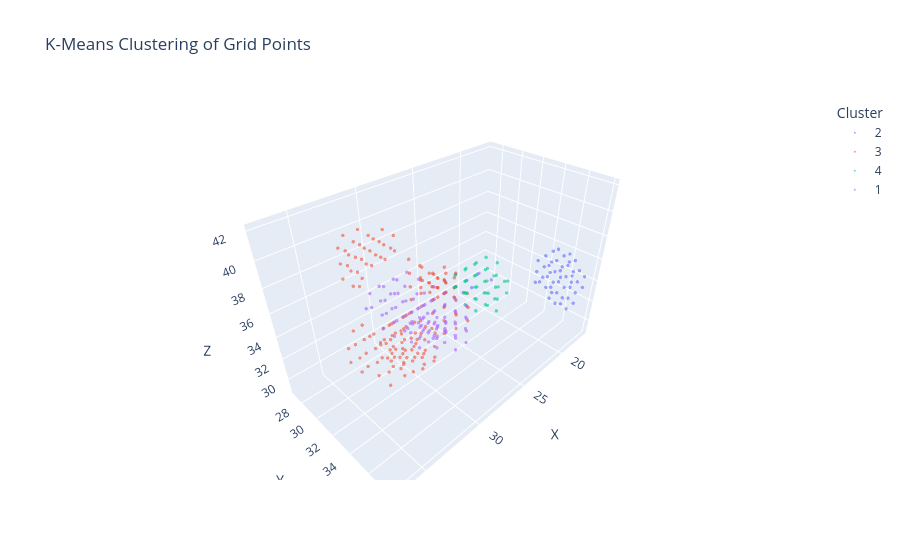

Write notebook code for a chart like this one.
### Code cell
# Control which clusters to plot (exclude cluster 0 by default)
clusters_to_plot = [
    1,
    2,
    3,
    4,
    5,
]  # Modify this list to control which clusters are displayed

# Get cluster labels (3D grid shape)
labels = km_clusters["RESP"]

# Generate grid coordinates based on the shape of the cluster data
shape = labels.shape
x_coords, y_coords, z_coords = np.meshgrid(
    np.arange(shape[0]), np.arange(shape[1]), np.arange(shape[2]), indexing="ij"
)

# Flatten all arrays for plotting
x_flat = x_coords.flatten()
y_flat = y_coords.flatten()
z_flat = z_coords.flatten()
labels_flat = labels.flatten()

# Filter to only include selected clusters
mask = np.isin(labels_flat, clusters_to_plot)
x_filtered = x_flat[mask]
y_filtered = y_flat[mask]
z_filtered = z_flat[mask]
labels_filtered = labels_flat[mask]

# Create a plotly 3D scatter plot with discrete colors for clusters
fig = px.scatter_3d(
    x=x_filtered,
    y=y_filtered,
    z=z_filtered,
    color=labels_filtered.astype(str),  # Convert to string for discrete colors
    title="K-Means Clustering of Grid Points",
    labels={"x": "X", "y": "Y", "z": "Z", "color": "Cluster"},
    opacity=0.6,
)
fig.update_traces(marker=dict(size=2))
fig.update_layout(legend_title_text="Cluster")
fig.show()

### Figure 1 — Plotly figure (JSON) as saved in the notebook; plotly's stock layout.template omitted (floating-point values rounded to 4 significant figures; data arrays with more than 128 entries replaced by an {"elided": "..."} marker saying what was removed)
{"data": [{"hovertemplate": "Cluster=2<br>X=%{x}<br>Y=%{y}<br>Z=%{z}<extra></extra>", "legendgroup": "2", "marker": {"color": "#636efa", "opacity": 0.6, "size": 2, "symbol": "circle"}, "mode": "markers", "name": "2", "scene": "scene", "showlegend": true, "type": "scatter3d", "x": [17, 18, 18, 18, 18, 18, 18, 18, 18, 18, 18, 18, 19, 19, 19, 19, 19, 19, 19, 19, 19, 19, 19, 19, 19, 19, 19, 19, 19, 20, 20, 20, 20, 20, 20, 20, 20, 20, 20, 20, 20, 20, 20, 21, 21, 21, 21, 23, 24, 28, 28, 28], "y": [36, 35, 35, 35, 36, 36, 36, 37, 37, 37, 38, 38, 35, 35, 35, 36, 36, 36, 36, 36, 37, 37, 37, 37, 37, 38, 38, 38, 38, 35, 35, 35, 36, 36, 36, 37, 37, 37, 37, 38, 38, 38, 38, 36, 37, 37, 38, 31, 31, 33, 34, 35], "z": [35, 34, 35, 36, 34, 35, 36, 34, 35, 36, 34, 35, 34, 35, 36, 33, 34, 35, 36, 37, 33, 34, 35, 36, 37, 33, 34, 35, 36, 34, 35, 36, 34, 35, 36, 33, 34, 35, 36, 33, 34, 35, 36, 35, 34, 35, 34, 33, 33, 37, 38, 38]}, {"hovertemplate": "Cluster=3<br>X=%{x}<br>Y=%{y}<br>Z=%{z}<extra></extra>", "legendgroup": "3", "marker": {"color": "#EF553B", "opacity": 0.6, "size": 2, "symbol": "circle"}, "mode": "markers", "name": "3", "scene": "scene", "showlegend": true, "type": "scatter3d", "x": {"elided": "171 int values"}, "y": {"elided": "171 int values"}, "z": {"elided": "171 int values"}}, {"hovertemplate": "Cluster=4<br>X=%{x}<br>Y=%{y}<br>Z=%{z}<extra></extra>", "legendgroup": "4", "marker": {"color": "#00cc96", "opacity": 0.6, "size": 2, "symbol": "circle"}, "mode": "markers", "name": "4", "scene": "scene", "showlegend": true, "type": "scatter3d", "x": [24, 24, 25, 25, 25, 25, 25, 25, 25, 25, 25, 25, 25, 25, 26, 26, 26, 26, 26, 26, 26, 26, 26, 26, 26, 26, 26, 26, 27, 27, 27, 27, 27, 27, 27, 27, 27, 27, 27, 27, 28, 28], "y": [34, 35, 33, 33, 34, 34, 34, 34, 35, 35, 35, 35, 36, 36, 33, 33, 33, 34, 34, 34, 34, 35, 35, 35, 35, 36, 36, 36, 33, 33, 34, 34, 34, 34, 35, 35, 35, 35, 36, 36, 34, 35], "z": [36, 36, 36, 37, 35, 36, 37, 38, 35, 36, 37, 38, 36, 37, 35, 36, 37, 35, 36, 37, 38, 35, 36, 37, 38, 35, 36, 37, 36, 37, 35, 36, 37, 38, 35, 36, 37, 38, 36, 37, 37, 37]}, {"hovertemplate": "Cluster=1<br>X=%{x}<br>Y=%{y}<br>Z=%{z}<extra></extra>", "legendgroup": "1", "marker": {"color": "#ab63fa", "opacity": 0.6, "size": 2, "symbol": "circle"}, "mode": "markers", "name": "1", "scene": "scene", "showlegend": true, "type": "scatter3d", "x": [25, 25, 25, 26, 26, 26, 26, 26, 26, 26, 26, 27, 27, 27, 27, 27, 27, 27, 27, 27, 27, 27, 27, 27, 28, 28, 28, 28, 28, 28, 28, 28, 28, 28, 28, 28, 28, 28, 28, 29, 29, 29, 29, 29, 29, 29, 29, 29, 29, 29, 29, 29, 29, 29, 30, 30, 30, 30, 30, 30, 30, 30, 30, 30, 30, 31, 31, 31, 31, 31, 32, 32, 32, 32, 32, 33, 33, 33, 33, 33, 33, 33, 33, 33, 33, 33, 33, 33, 33, 34, 34, 34, 34, 34, 34, 34, 34, 34, 34, 34, 34, 34, 35], "y": [29, 30, 30, 28, 29, 29, 30, 30, 30, 31, 31, 28, 28, 29, 29, 29, 29, 30, 30, 30, 30, 31, 31, 31, 29, 29, 29, 30, 30, 33, 33, 34, 34, 34, 35, 35, 35, 36, 37, 32, 32, 33, 33, 33, 33, 34, 34, 34, 35, 35, 35, 36, 36, 36, 32, 33, 33, 33, 34, 34, 34, 35, 35, 36, 36, 33, 33, 34, 34, 35, 33, 33, 34, 35, 36, 33, 33, 33, 34, 34, 34, 34, 35, 35, 35, 35, 36, 36, 36, 33, 33, 34, 34, 34, 34, 35, 35, 35, 35, 36, 36, 36, 34], "z": [29, 29, 30, 29, 29, 30, 29, 30, 31, 30, 31, 30, 31, 29, 30, 31, 32, 29, 30, 31, 32, 29, 30, 31, 29, 30, 31, 29, 30, 35, 36, 34, 35, 36, 34, 35, 36, 39, 39, 35, 36, 34, 35, 36, 37, 34, 35, 36, 34, 35, 36, 34, 35, 36, 36, 34, 35, 36, 34, 35, 36, 34, 35, 34, 35, 35, 36, 35, 36, 35, 38, 39, 40, 40, 39, 37, 38, 39, 37, 38, 39, 40, 37, 38, 39, 40, 38, 39, 40, 38, 39, 37, 38, 39, 40, 37, 38, 39, 40, 38, 39, 40, 39]}], "layout": {"legend": {"title": {"text": "Cluster"}, "tracegroupgap": 0}, "scene": {"domain": {"x": [0, 1], "y": [0, 1]}, "xaxis": {"title": {"text": "X"}}, "yaxis": {"title": {"text": "Y"}}, "zaxis": {"title": {"text": "Z"}}}, "title": {"text": "K-Means Clustering of Grid Points"}}}
